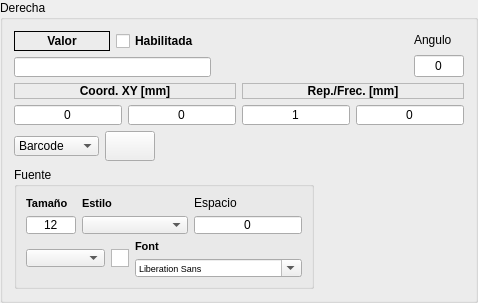
           <widget class="QGroupBox" name="m_gbMarcaD">
            <property name="title">
             <string>Derecha</string>
            </property>
            <layout class="QVBoxLayout" name="verticalLayout_24">
             <item>
              <layout class="QHBoxLayout" name="horizontalLayout_19">
               <item>
                <layout class="QVBoxLayout" name="verticalLayout_14">
                 <item>
                  <layout class="QHBoxLayout" name="horizontalLayout_18">
                   <item>
                    <widget class="QLabel" name="label_15">
                     <property name="font">
                      <font>
                       <weight>75</weight>
                       <bold>true</bold>
                      </font>
                     </property>
                     <property name="frameShape">
                      <enum>QFrame::Box</enum>
                     </property>
                     <property name="text">
                      <string>Valor</string>
                     </property>
                     <property name="alignment">
                      <set>Qt::AlignCenter</set>
                     </property>
                    </widget>
                   </item>
                   <item>
                    <widget class="QCheckBox" name="m_MarcaD_OnOff">
                     <property name="minimumSize">
                      <size>
                       <width>0</width>
                       <height>20</height>
                      </size>
                     </property>
                     <property name="maximumSize">
                      <size>
                       <width>16777215</width>
                       <height>30</height>
                      </size>
                     </property>
                     <property name="font">
                      <font>
                       <weight>75</weight>
                       <bold>true</bold>
                      </font>
                     </property>
                     <property name="text">
                      <string>Habilitada</string>
                     </property>
                    </widget>
                   </item>
                  </layout>
                 </item>
                 <item>
                  <widget class="QLineEdit" name="m_MarcaD_Valor">
                   <property name="minimumSize">
                    <size>
                     <width>0</width>
                     <height>20</height>
                    </size>
                   </property>
                   <property name="maximumSize">
                    <size>
                     <width>16777215</width>
                     <height>20</height>
                    </size>
                   </property>
                  </widget>
                 </item>
                </layout>
               </item>
               <item>
                <spacer name="horizontalSpacer_4">
                 <property name="orientation">
                  <enum>Qt::Horizontal</enum>
                 </property>
                 <property name="sizeHint" stdset="0">
                  <size>
                   <width>40</width>
                   <height>20</height>
                  </size>
                 </property>
                </spacer>
               </item>
               <item>
                <layout class="QVBoxLayout" name="verticalLayout_13">
                 <item>
                  <widget class="QLabel" name="label_5">
                   <property name="maximumSize">
                    <size>
                     <width>50</width>
                     <height>16777215</height>
                    </size>
                   </property>
                   <property name="text">
                    <string>Angulo</string>
                   </property>
                  </widget>
                 </item>
                 <item>
                  <widget class="QLineEdit" name="m_MarcaAnguloInferior">
                   <property name="maximumSize">
                    <size>
                     <width>50</width>
                     <height>16777215</height>
                    </size>
                   </property>
                   <property name="text">
                    <string>0</string>
                   </property>
                   <property name="alignment">
                    <set>Qt::AlignCenter</set>
                   </property>
                  </widget>
                 </item>
                </layout>
               </item>
              </layout>
             </item>
             <item>
              <layout class="QHBoxLayout" name="horizontalLayout_20">
               <item>
                <layout class="QVBoxLayout" name="verticalLayout_18">
                 <item>
                  <widget class="QLabel" name="label_13">
                   <property name="font">
                    <font>
                     <weight>75</weight>
                     <bold>true</bold>
                    </font>
                   </property>
                   <property name="frameShape">
                    <enum>QFrame::StyledPanel</enum>
                   </property>
                   <property name="text">
                    <string>Coord. XY [mm]</string>
                   </property>
                   <property name="alignment">
                    <set>Qt::AlignCenter</set>
                   </property>
                  </widget>
                 </item>
                 <item>
                  <layout class="QHBoxLayout" name="horizontalLayout_21">
                   <item>
                    <widget class="QLineEdit" name="m_MarcaD_X">
                     <property name="minimumSize">
                      <size>
                       <width>0</width>
                       <height>20</height>
                      </size>
                     </property>
                     <property name="maximumSize">
                      <size>
                       <width>16777215</width>
                       <height>20</height>
                      </size>
                     </property>
                     <property name="text">
                      <string>0</string>
                     </property>
                     <property name="alignment">
                      <set>Qt::AlignCenter</set>
                     </property>
                    </widget>
                   </item>
                   <item>
                    <widget class="QLineEdit" name="m_MarcaD_Y">
                     <property name="minimumSize">
                      <size>
                       <width>0</width>
                       <height>20</height>
                      </size>
                     </property>
                     <property name="maximumSize">
                      <size>
                       <width>16777215</width>
                       <height>20</height>
                      </size>
                     </property>
                     <property name="text">
                      <string>0</string>
                     </property>
                     <property name="alignment">
                      <set>Qt::AlignCenter</set>
                     </property>
                    </widget>
                   </item>
                  </layout>
                 </item>
                </layout>
               </item>
               <item>
                <layout class="QVBoxLayout" name="verticalLayout_19">
                 <item>
                  <widget class="QLabel" name="label_14">
                   <property name="font">
                    <font>
                     <weight>75</weight>
                     <bold>true</bold>
                    </font>
                   </property>
                   <property name="frameShape">
                    <enum>QFrame::StyledPanel</enum>
                   </property>
                   <property name="text">
                    <string>Rep./Frec. [mm]</string>
                   </property>
                   <property name="alignment">
                    <set>Qt::AlignCenter</set>
                   </property>
                  </widget>
                 </item>
                 <item>
                  <layout class="QHBoxLayout" name="horizontalLayout_22">
                   <item>
                    <widget class="QLineEdit" name="m_MarcaD_repeticiones">
                     <property name="minimumSize">
                      <size>
                       <width>0</width>
                       <height>20</height>
                      </size>
                     </property>
                     <property name="maximumSize">
                      <size>
                       <width>16777215</width>
                       <height>20</height>
                      </size>
                     </property>
                     <property name="text">
                      <string>1</string>
                     </property>
                     <property name="alignment">
                      <set>Qt::AlignCenter</set>
                     </property>
                    </widget>
                   </item>
                   <item>
                    <widget class="QLineEdit" name="m_MarcaD_frecuencia">
                     <property name="minimumSize">
                      <size>
                       <width>0</width>
                       <height>20</height>
                      </size>
                     </property>
                     <property name="maximumSize">
                      <size>
                       <width>16777215</width>
                       <height>20</height>
                      </size>
                     </property>
                     <property name="text">
                      <string>0</string>
                     </property>
                     <property name="alignment">
                      <set>Qt::AlignCenter</set>
                     </property>
                    </widget>
                   </item>
                  </layout>
                 </item>
                </layout>
               </item>
              </layout>
             </item>
             <item>
              <layout class="QHBoxLayout" name="horizontalLayout_15">
               <item>
                <layout class="QHBoxLayout" name="horizontalLayout_23">
                 <item>
                  <widget class="QComboBox" name="m_MarcaD_Tipo">
                   <property name="sizePolicy">
                    <sizepolicy hsizetype="Expanding" vsizetype="Fixed">
                     <horstretch>0</horstretch>
                     <verstretch>0</verstretch>
                    </sizepolicy>
                   </property>
                   <property name="minimumSize">
                    <size>
                     <width>85</width>
                     <height>20</height>
                    </size>
                   </property>
                   <property name="maximumSize">
                    <size>
                     <width>85</width>
                     <height>20</height>
                    </size>
                   </property>
                   <item>
                    <property name="text">
                     <string>Barcode</string>
                    </property>
                   </item>
                   <item>
                    <property name="text">
                     <string>Texto</string>
                    </property>
                   </item>
                  </widget>
                 </item>
                 <item>
                  <widget class="QPushButton" name="m_MarcaD_configuracion">
                   <property name="sizePolicy">
                    <sizepolicy hsizetype="Fixed" vsizetype="Fixed">
                     <horstretch>0</horstretch>
                     <verstretch>0</verstretch>
                    </sizepolicy>
                   </property>
                   <property name="minimumSize">
                    <size>
                     <width>50</width>
                     <height>30</height>
                    </size>
                   </property>
                   <property name="maximumSize">
                    <size>
                     <width>50</width>
                     <height>30</height>
                    </size>
                   </property>
                   <property name="text">
                    <string/>
                   </property>
                   <property name="icon">
                    <iconset resource="../../In2Apps/In2Designer/In2Designer/shared.qrc">
                     <normaloff>:/res/images/run.png</normaloff>:/res/images/run.png</iconset>
                   </property>
                  </widget>
                 </item>
                </layout>
               </item>
               <item>
                <spacer name="horizontalSpacer">
                 <property name="orientation">
                  <enum>Qt::Horizontal</enum>
                 </property>
                 <property name="sizeHint" stdset="0">
                  <size>
                   <width>40</width>
                   <height>20</height>
                  </size>
                 </property>
                </spacer>
               </item>
              </layout>
             </item>
             <item>
              <widget class="QGroupBox" name="m_gbFuenteInf">
               <property name="sizePolicy">
                <sizepolicy hsizetype="Fixed" vsizetype="Fixed">
                 <horstretch>0</horstretch>
                 <verstretch>1</verstretch>
                </sizepolicy>
               </property>
               <property name="maximumSize">
                <size>
                 <width>300</width>
                 <height>125</height>
                </size>
               </property>
               <property name="title">
                <string>Fuente</string>
               </property>
               <layout class="QVBoxLayout" name="verticalLayout_22">
                <item>
                 <layout class="QGridLayout" name="gridLayout_4">
                  <item row="0" column="0">
                   <widget class="QLabel" name="label_25">
                    <property name="sizePolicy">
                     <sizepolicy hsizetype="Expanding" vsizetype="Preferred">
                      <horstretch>0</horstretch>
                      <verstretch>0</verstretch>
                     </sizepolicy>
                    </property>
                    <property name="font">
                     <font>
                      <pointsize>8</pointsize>
                      <weight>75</weight>
                      <bold>true</bold>
                     </font>
                    </property>
                    <property name="text">
                     <string>Tamaño </string>
                    </property>
                    <property name="alignment">
                     <set>Qt::AlignLeading|Qt::AlignLeft|Qt::AlignVCenter</set>
                    </property>
                   </widget>
                  </item>
                  <item row="0" column="1">
                   <widget class="QLabel" name="label_26">
                    <property name="sizePolicy">
                     <sizepolicy hsizetype="Preferred" vsizetype="Preferred">
                      <horstretch>0</horstretch>
                      <verstretch>0</verstretch>
                     </sizepolicy>
                    </property>
                    <property name="font">
                     <font>
                      <pointsize>8</pointsize>
                      <weight>75</weight>
                      <bold>true</bold>
                     </font>
                    </property>
                    <property name="text">
                     <string>Estilo</string>
                    </property>
                   </widget>
                  </item>
                  <item row="0" column="2">
                   <widget class="QLabel" name="label_16">
                    <property name="text">
                     <string>Espacio</string>
                    </property>
                   </widget>
                  </item>
                  <item row="1" column="0">
                   <widget class="QLineEdit" name="m_MarcaDTamano">
                    <property name="maximumSize">
                     <size>
                      <width>50</width>
                      <height>18</height>
                     </size>
                    </property>
                    <property name="text">
                     <string>12</string>
                    </property>
                    <property name="alignment">
                     <set>Qt::AlignCenter</set>
                    </property>
                   </widget>
                  </item>
                  <item row="1" column="1">
                   <widget class="QComboBox" name="m_MarcaDEstilo">
                    <property name="sizePolicy">
                     <sizepolicy hsizetype="Expanding" vsizetype="Preferred">
                      <horstretch>4</horstretch>
                      <verstretch>0</verstretch>
                     </sizepolicy>
                    </property>
                    <property name="minimumSize">
                     <size>
                      <width>0</width>
                      <height>18</height>
                     </size>
                    </property>
                    <property name="maximumSize">
                     <size>
                      <width>16777215</width>
                      <height>18</height>
                     </size>
                    </property>
                    <property name="font">
                     <font>
                      <pointsize>10</pointsize>
                     </font>
                    </property>
                   </widget>
                  </item>
                  <item row="1" column="2">
                   <widget class="QLineEdit" name="m_leMarcaDLetterSpace">
                    <property name="maximumSize">
                     <size>
                      <width>16777215</width>
                      <height>18</height>
                     </size>
                    </property>
                    <property name="text">
                     <string>0</string>
                    </property>
                    <property name="alignment">
                     <set>Qt::AlignCenter</set>
                    </property>
                   </widget>
                  </item>
                 </layout>
                </item>
                <item>
                 <layout class="QHBoxLayout" name="horizontalLayout_28">
                  <item>
                   <widget class="QComboBox" name="m_MarcaDColorCampo">
                    <property name="sizePolicy">
                     <sizepolicy hsizetype="Preferred" vsizetype="Preferred">
                      <horstretch>0</horstretch>
                      <verstretch>0</verstretch>
                     </sizepolicy>
                    </property>
                    <property name="minimumSize">
                     <size>
                      <width>0</width>
                      <height>18</height>
                     </size>
                    </property>
                    <property name="maximumSize">
                     <size>
                      <width>100</width>
                      <height>18</height>
                     </size>
                    </property>
                    <property name="font">
                     <font>
                      <pointsize>10</pointsize>
                     </font>
                    </property>
                   </widget>
                  </item>
                  <item>
                   <widget class="QTextEdit" name="m_MarcaDColorSeleccionado">
                    <property name="sizePolicy">
                     <sizepolicy hsizetype="Expanding" vsizetype="Preferred">
                      <horstretch>0</horstretch>
                      <verstretch>0</verstretch>
                     </sizepolicy>
                    </property>
                    <property name="minimumSize">
                     <size>
                      <width>0</width>
                      <height>18</height>
                     </size>
                    </property>
                    <property name="maximumSize">
                     <size>
                      <width>18</width>
                      <height>18</height>
                     </size>
                    </property>
                    <property name="font">
                     <font>
                      <pointsize>7</pointsize>
                     </font>
                    </property>
                    <property name="verticalScrollBarPolicy">
                     <enum>Qt::ScrollBarAlwaysOff</enum>
                    </property>
                    <property name="tabChangesFocus">
                     <bool>true</bool>
                    </property>
                   </widget>
                  </item>
                  <item>
                   <layout class="QVBoxLayout" name="verticalLayout_23">
                    <item>
                     <widget class="QLabel" name="label_27">
                      <property name="sizePolicy">
                       <sizepolicy hsizetype="Preferred" vsizetype="Preferred">
                        <horstretch>0</horstretch>
                        <verstretch>0</verstretch>
                       </sizepolicy>
                      </property>
                      <property name="font">
                       <font>
                        <pointsize>8</pointsize>
                        <weight>75</weight>
                        <bold>true</bold>
                       </font>
                      </property>
                      <property name="text">
                       <string>Font</string>
                      </property>
                     </widget>
                    </item>
                    <item>
                     <widget class="QFontComboBox" name="m_MarcaDFuente">
                      <property name="sizePolicy">
                       <sizepolicy hsizetype="Preferred" vsizetype="Preferred">
                        <horstretch>0</horstretch>
                        <verstretch>0</verstretch>
                       </sizepolicy>
                      </property>
                      <property name="minimumSize">
                       <size>
                        <width>0</width>
                        <height>18</height>
                       </size>
                      </property>
                      <property name="maximumSize">
                       <size>
                        <width>250</width>
                        <height>18</height>
                       </size>
                      </property>
                      <property name="font">
                       <font>
                        <pointsize>7</pointsize>
                       </font>
                      </property>
                     </widget>
                    </item>
                   </layout>
                  </item>
                 </layout>
                </item>
               </layout>
              </widget>
             </item>
            </layout>
           </widget>
